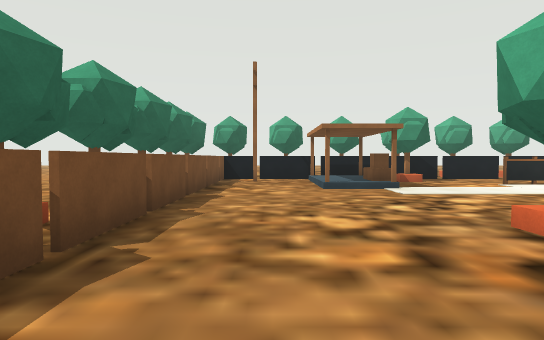
[1] (above)

21 first-person views from a walk through a Unity game level. The camera is 1.4 m above the floor, tilts 2° down and sees 75° across. The floor is counted in squares, 2 m on a side. Each view is taken from the middle of a square. On the plan, view 1 faces up. The plan holds only what a view shows up to about 11 squares ahead; the rest is blank. The place goes on beyond the plan. The player character is not drawn. Some animated figures are not drawn. Some surface patterns are stand-ins.

[2]
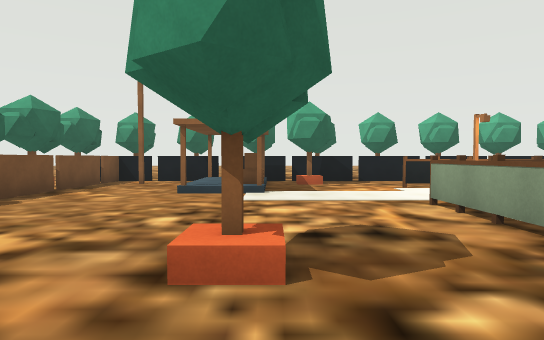

[3]
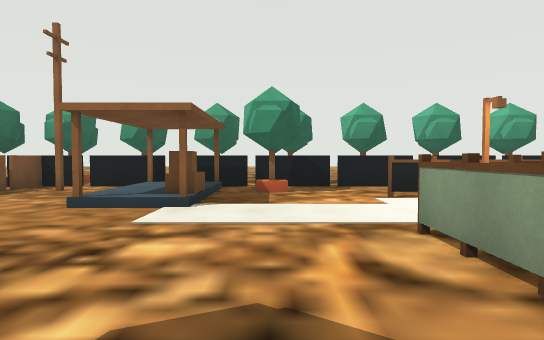

[4]
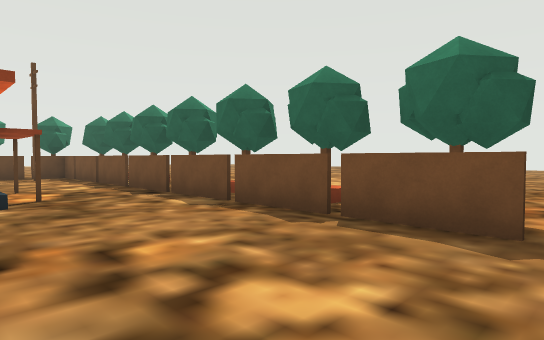

[5]
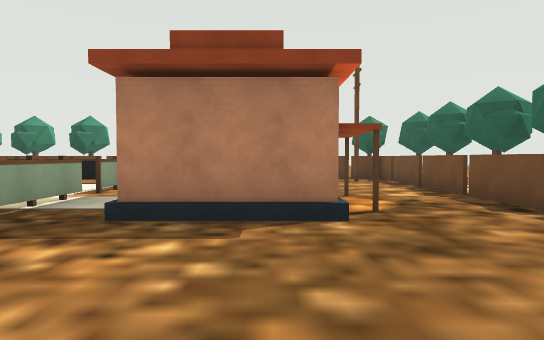

[6]
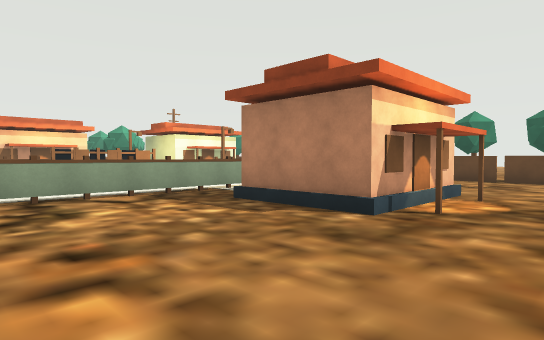

[7]
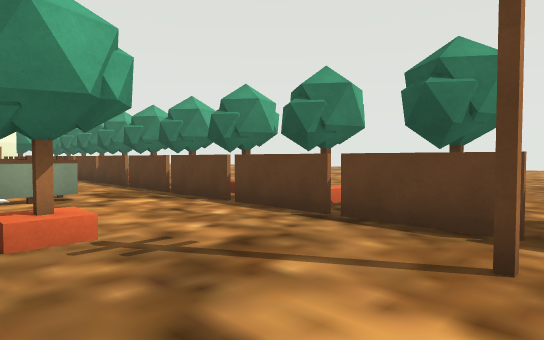

[8]
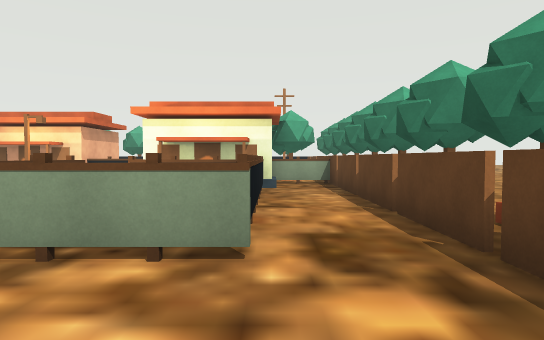

[9]
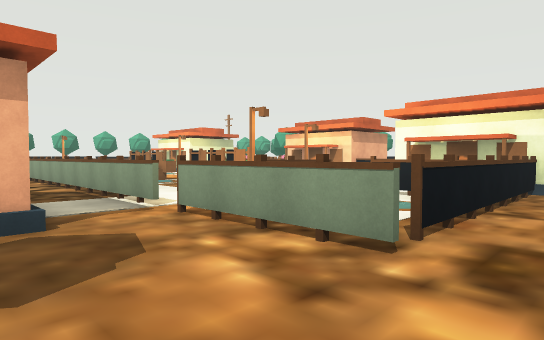

[10]
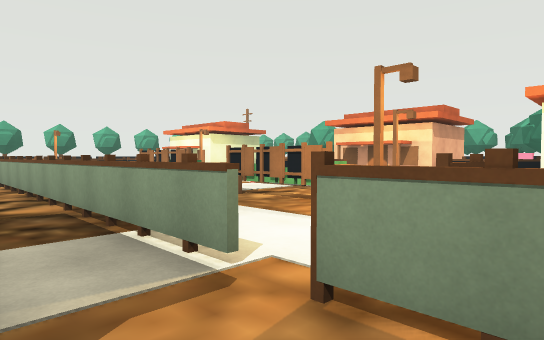

[11]
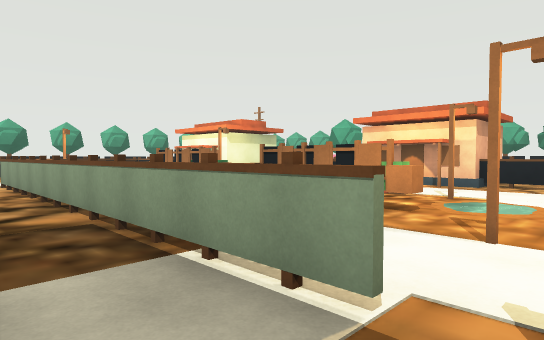

[12]
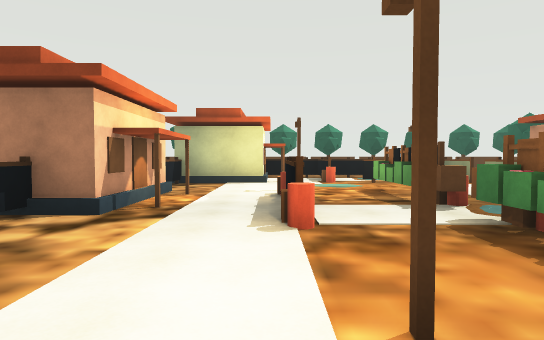

[13]
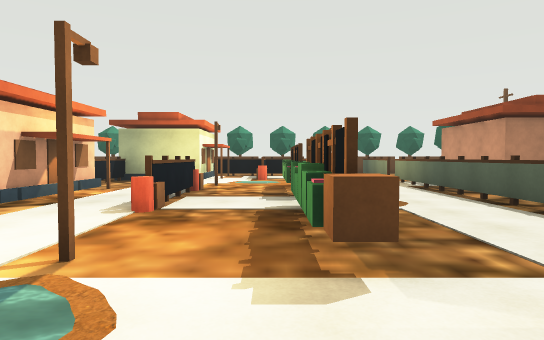

[14]
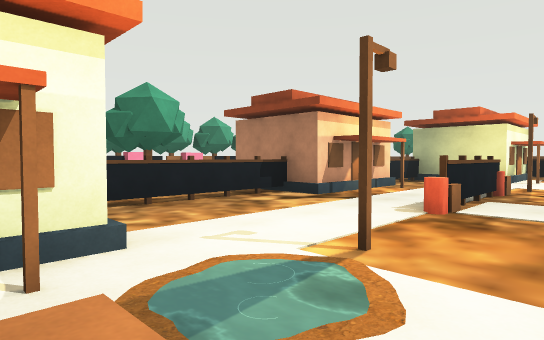

[15]
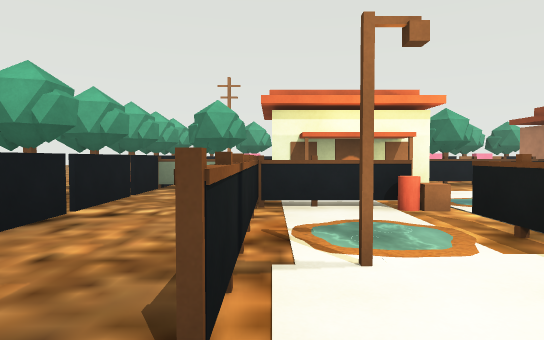

[16]
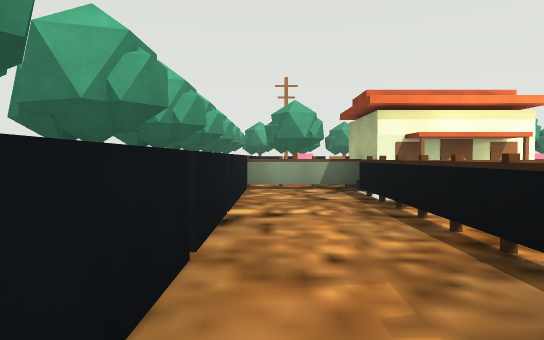

[17]
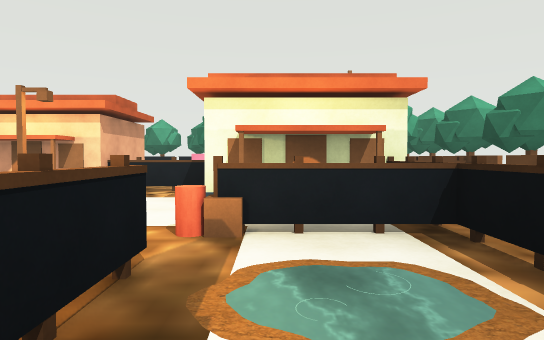

[18]
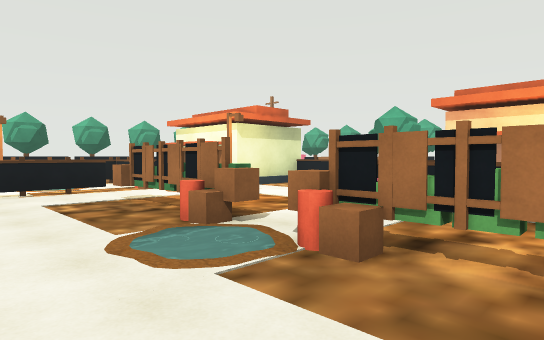

[19]
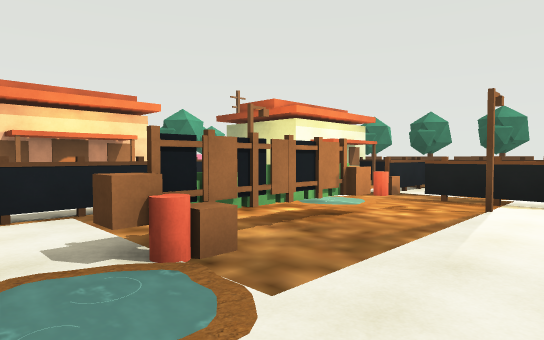

[20]
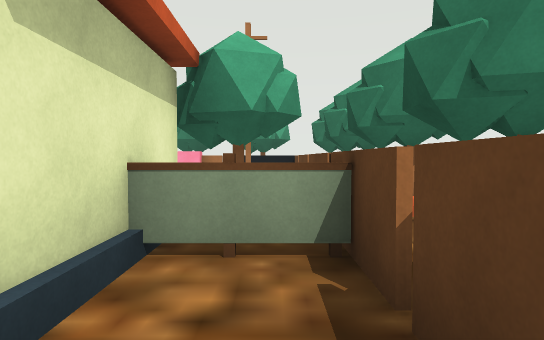

[21]
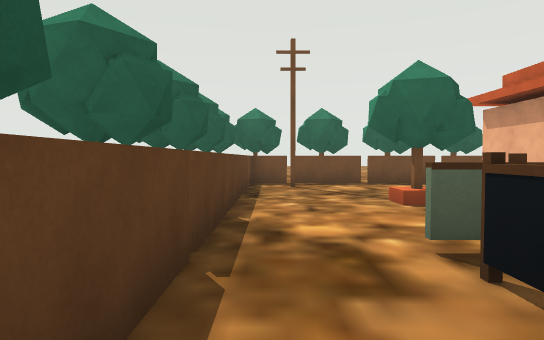

### Floor plan
Key: @ floor where view 1 was taken; # wall or solid block; . main floor; : floor 0.25 m higher than the main floor; / step, stairs or slope; = window, fence, low wall or low ledge; ~ water the walk can cross; T thing the floor can be seen under or through; O other object.
Columns run from 2 left of view 1 to 16 right of it. Each row starts with its distance up from view 1.
 12 ####=#############
 11 #OOO/O#........=.
 10 #OO/://........=#
  9 #../:O...#==#=###
  8 #..O/O...O~.OO#
  7 #........OO.OO#
  6 #......T....~.###
  5 #......T...OO...=.
  4 #......T..O O...=.#
  3 #....#.T..OOO...=.
  2 #......T..OO.O..=
  1 #......T..OO...O###
  0 #.@....T..O O...##
 -1 #...##.T..O OO.O###
 -2 #..O #.T...OO...=.
 -3 #..O #.T.O.O....=
 -4 #...##.T.OOO..###
 -5 #......=..~O.O
 -6 #....#.=...O.O
 -7 #OO....##########
 -8 #OO............O#
 -9 ###################
-10                   #

Where each view was taken, in squares from view 1:
view 1: 0 up, 0 right, facing up
view 2: 1 up, 3 right, facing up
view 3: 3 up, 4 right, facing up
view 4: 5 up, 2 right, facing down-left
view 5: 3 up, 2 right, facing down
view 6: 3 up, 1 left, facing down-right
view 7: 5 down, 1 left, facing down-right
view 8: 7 down, 3 right, facing right
view 9: 8 down, 3 right, facing up-right
view 10: 5 down, 4 right, facing up-right
view 11: 4 down, 4 right, facing up-right
view 12: 6 up, 11 right, facing down
view 13: 7 up, 9 right, facing down
view 14: 7 up, 9 right, facing down-right
view 15: 9 up, 5 right, facing right
view 16: 11 up, 5 right, facing right
view 17: 5 down, 6 right, facing right
view 18: 1 down, 6 right, facing up-right
view 19: 2 up, 6 right, facing down-right
view 20: 8 down, 10 right, facing right
view 21: 8 down, 8 right, facing left
